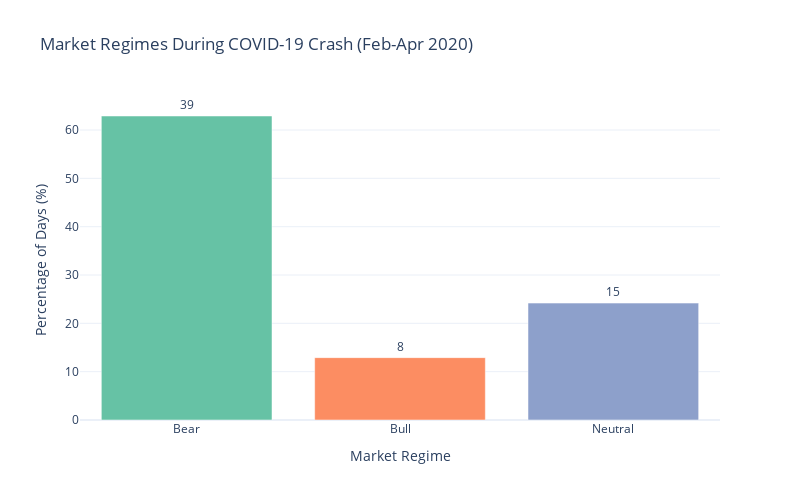

The cell this chart's notebook holds for it:
### Code cell
# Visualize market regime predictions for specific historical periods of interest

# Function to plot regime histogram for a specific time period
def plot_regime_distribution(start_date, end_date, title=None):
    """Plot distribution of regimes for a specific time period"""
    results = predict_regimes(model, df, start_date, end_date, regime_labels)
    
    if results is None or results.empty:
        print(f"No data available for period {start_date} to {end_date}")
        return
    
    # Count by regime label
    counts = results.groupby('Regime_Label')['Date'].count()
    percentages = counts / len(results) * 100
    
    # Create a dataframe for plotting
    plot_data = pd.DataFrame({
        'Regime': counts.index,
        'Count': counts.values,
        'Percentage': percentages.values
    })
    
    # Plot
    fig = px.bar(
        plot_data,
        x='Regime',
        y='Percentage',
        color='Regime',
        color_discrete_sequence=regime_colors[:len(counts)],
        text='Count',
        title=title or f'Regime Distribution ({start_date} to {end_date})'
    )
    
    fig.update_layout(
        height=500,
        width=800,
        template='plotly_white',
        showlegend=False,
        yaxis_title='Percentage of Days (%)',
        xaxis_title='Market Regime'
    )
    
    fig.update_traces(textposition='outside')
    fig.show()
    
    # Return summary statistics
    return results.groupby('Regime_Label').agg({
        'Close': ['mean', 'std'],
        'Return': ['mean', 'std'],
        'VIX': ['mean', 'std'],
        'LogVIX': ['mean', 'std'],
        'Predicted_Regime': 'count'
    })

# 1. COVID-19 Market Crash (February-April 2020)
print("====== COVID-19 Market Crash (February-April 2020) ======")
covid_crash = plot_regime_distribution("2020-02-01", "2020-04-30", 
                                      "Market Regimes During COVID-19 Crash (Feb-Apr 2020)")

# 2. Post-COVID Recovery (May-December 2020)
print("\n====== Post-COVID Recovery (May-December 2020) ======")
covid_recovery = plot_regime_distribution("2020-05-01", "2020-12-31", 
                                         "Market Regimes During Post-COVID Recovery (May-Dec 2020)")

# 3. 2022 Bear Market
print("\n====== 2022 Bear Market ======")
bear_2022 = plot_regime_distribution("2022-01-01", "2022-12-31", 
                                    "Market Regimes During 2022 Bear Market")

# 4. 2023 Recovery
print("\n====== 2023 Recovery ======")
recovery_2023 = plot_regime_distribution("2023-01-01", "2023-12-31", 
                                        "Market Regimes During 2023 Recovery")

# 5. Current Year
print("\n====== Current Year (2024) ======")
current_year = plot_regime_distribution("2024-01-01", end_date, 
                                       f"Market Regimes in 2024 (Through {end_date})")

### Figure 1 — Plotly figure (JSON) as saved in the notebook; plotly's stock layout.template omitted (floating-point values rounded to 4 significant figures)
{"data": [{"hovertemplate": "Regime=%{x}<br>Percentage=%{y}<br>Count=%{text}<extra></extra>", "legendgroup": "Bear", "marker": {"color": "rgb(102,194,165)", "pattern": {"shape": ""}}, "name": "Bear", "orientation": "v", "showlegend": true, "text": [39.0], "textposition": "outside", "type": "bar", "x": ["Bear"], "xaxis": "x", "y": [62.9], "yaxis": "y"}, {"hovertemplate": "Regime=%{x}<br>Percentage=%{y}<br>Count=%{text}<extra></extra>", "legendgroup": "Bull", "marker": {"color": "rgb(252,141,98)", "pattern": {"shape": ""}}, "name": "Bull", "orientation": "v", "showlegend": true, "text": [8.0], "textposition": "outside", "type": "bar", "x": ["Bull"], "xaxis": "x", "y": [12.9], "yaxis": "y"}, {"hovertemplate": "Regime=%{x}<br>Percentage=%{y}<br>Count=%{text}<extra></extra>", "legendgroup": "Neutral", "marker": {"color": "rgb(141,160,203)", "pattern": {"shape": ""}}, "name": "Neutral", "orientation": "v", "showlegend": true, "text": [15.0], "textposition": "outside", "type": "bar", "x": ["Neutral"], "xaxis": "x", "y": [24.19], "yaxis": "y"}], "layout": {"barmode": "relative", "height": 500, "legend": {"title": {"text": "Regime"}, "tracegroupgap": 0}, "showlegend": false, "title": {"text": "Market Regimes During COVID-19 Crash (Feb-Apr 2020)"}, "width": 800, "xaxis": {"anchor": "y", "categoryarray": ["Bear", "Bull", "Neutral"], "categoryorder": "array", "domain": [0, 1], "title": {"text": "Market Regime"}}, "yaxis": {"anchor": "x", "domain": [0, 1], "title": {"text": "Percentage of Days (%)"}}}}
